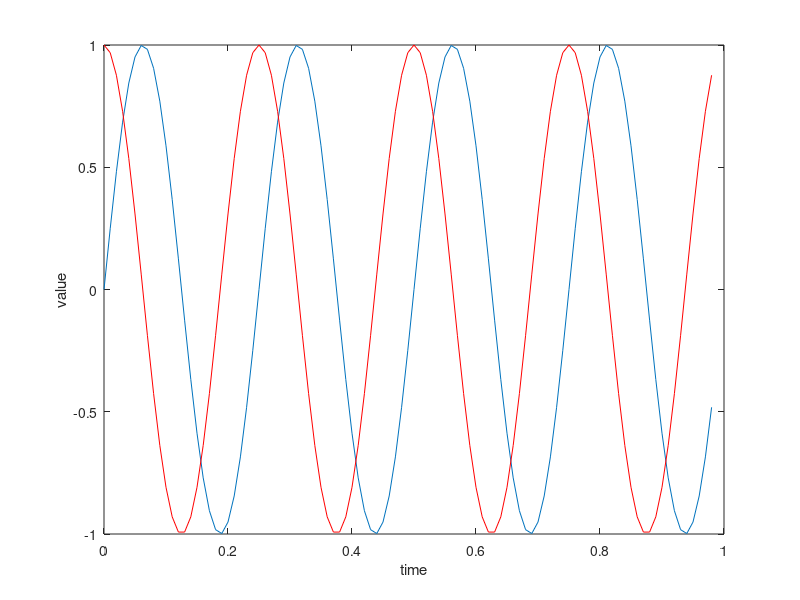

Recreate this plot in MATLAB.
t=[0:0.01:0.98];
t
y1 = sin(2*pi*4*t);
plot(t,y1);
y2 = cos(2*pi*4*t);
plot(t,y2);
plot(t,y1);
hold on;
plot(t,y2,'r');
xlabel('time');
ylabel('value');
